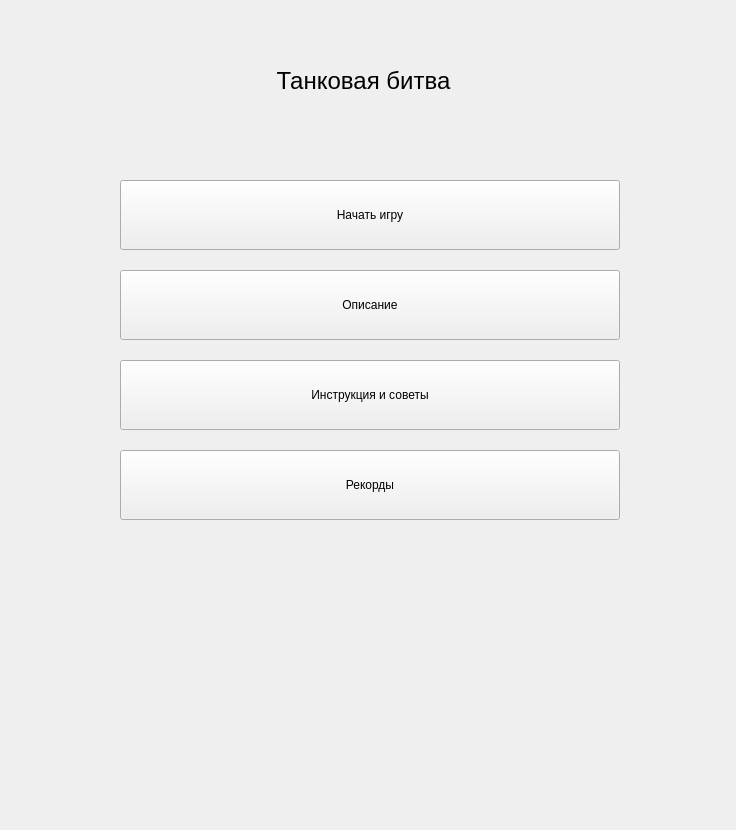
  <widget class="QWidget" name="centralwidget">
   <property name="styleSheet">
    <string notr="true">/*
 * The MIT License (MIT)
 *
 * Copyright (c) &lt;2013-2014&gt; &lt;Colin Duquesnoy&gt;
 *
 * Permission is hereby granted, free of charge, to any person obtaining a copy
 * of this software and associated documentation files (the &quot;Software&quot;), to deal
 * in the Software without restriction, including without limitation the rights
 * to use, copy, modify, merge, publish, distribute, sublicense, and/or sell
 * copies of the Software, and to permit persons to whom the Software is
 * furnished to do so, subject to the following conditions:

 * The above copyright notice and this permission notice shall be included in
 * all copies or substantial portions of the Software.

 * THE SOFTWARE IS PROVIDED &quot;AS IS&quot;, WITHOUT WARRANTY OF ANY KIND, EXPRESS OR
 * IMPLIED, INCLUDING BUT NOT LIMITED TO THE WARRANTIES OF MERCHANTABILITY,
 * FITNESS FOR A PARTICULAR PURPOSE AND NONINFRINGEMENT. IN NO EVENT SHALL THE
 * AUTHORS OR COPYRIGHT HOLDERS BE LIABLE FOR ANY CLAIM, DAMAGES OR OTHER
 * LIABILITY, WHETHER IN AN ACTION OF CONTRACT, TORT OR OTHERWISE, ARISING FROM,
 * OUT OF OR IN CONNECTION WITH THE SOFTWARE OR THE USE OR OTHER DEALINGS IN
 * THE SOFTWARE.
 */
QToolTip
{
    border: 1px solid #76797C;
    background-color: rgb(90, 102, 117);;
    color: white;
    padding: 5px;
    opacity: 200;
}

QWidget
{
    color: #eff0f1;
    background-color: #FFFFFF;
    selection-background-color:#3daee9;
    selection-color: #eff0f1;
    background-clip: border;
    border-image: none;
    border: 0px transparent black;
    outline: 0;
}

QWidget:item:hover
{
    background-color: #3daee9;
    color: #eff0f1;
}

QWidget:item:selected
{
    background-color: #3daee9;
}

QCheckBox
{
    spacing: 5px;
    outline: none;
    color: #eff0f1;
    margin-bottom: 2px;
}

QCheckBox:disabled
{
    color: #76797C;
}

QCheckBox::indicator,
QGroupBox::indicator
{
    width: 18px;
    height: 18px;
}
QGroupBox::indicator
{
    margin-left: 2px;
}

QCheckBox::indicator:unchecked
{
    image: url(:/qss_icons/Dark_rc/checkbox_unchecked.png);
}

QCheckBox::indicator:unchecked:hover,
QCheckBox::indicator:unchecked:focus,
QCheckBox::indicator:unchecked:pressed,
QGroupBox::indicator:unchecked:hover,
QGroupBox::indicator:unchecked:focus,
QGroupBox::indicator:unchecked:pressed
{
  border: none;
    image: url(:/qss_icons/Dark_rc/checkbox_unchecked_focus.png);
}

QCheckBox::indicator:checked
{
    image: url(:/qss_icons/Dark_rc/checkbox_checked.png);
}

QCheckBox::indicator:checked:hover,
QCheckBox::indicator:checked:focus,
QCheckBox::indicator:checked:pressed,
QGroupBox::indicator:checked:hover,
QGroupBox::indicator:checked:focus,
QGroupBox::indicator:checked:pressed
{
  border: none;
    image: url(:/qss_icons/Dark_rc/checkbox_checked_focus.png);
}


QCheckBox::indicator:indeterminate
{
    image: url(:/qss_icons/Dark_rc/checkbox_indeterminate.png);
}

QCheckBox::indicator:indeterminate:focus,
QCheckBox::indicator:indeterminate:hover,
QCheckBox::indicator:indeterminate:pressed
{
    image: url(:/qss_icons/Dark_rc/checkbox_indeterminate_focus.png);
}

QCheckBox::indicator:checked:disabled,
QGroupBox::indicator:checked:disabled
{
    image: url(:/qss_icons/Dark_rc/checkbox_checked_disabled.png);
}

QCheckBox::indicator:unchecked:disabled,
QGroupBox::indicator:unchecked:disabled
{
    image: url(:/qss_icons/Dark_rc/checkbox_unchecked_disabled.png);
}

QRadioButton
{
    spacing: 5px;
    outline: none;
    color: #eff0f1;
    margin-bottom: 2px;
}

QRadioButton:disabled
{
    color: #76797C;
}
QRadioButton::indicator
{
    width: 21px;
    height: 21px;
}

QRadioButton::indicator:unchecked
{
    image: url(:/qss_icons/Dark_rc/radio_unchecked.png);
}


QRadioButton::indicator:unchecked:hover,
QRadioButton::indicator:unchecked:focus,
QRadioButton::indicator:unchecked:pressed
{
    border: none;
    outline: none;
    image: url(:/qss_icons/Dark_rc/radio_unchecked_focus.png);
}

QRadioButton::indicator:checked
{
    border: none;
    outline: none;
    image: url(:/qss_icons/Dark_rc/radio_checked.png);
}

QRadioButton::indicator:checked:hover,
QRadioButton::indicator:checked:focus,
QRadioButton::indicator:checked:pressed
{
    border: none;
    outline: none;
    image: url(:/qss_icons/Dark_rc/radio_checked_focus.png);
}

QRadioButton::indicator:checked:disabled
{
    outline: none;
    image: url(:/qss_icons/Dark_rc/radio_checked_disabled.png);
}

QRadioButton::indicator:unchecked:disabled
{
    image: url(:/qss_icons/Dark_rc/radio_unchecked_disabled.png);
}


QMenuBar
{
    background-color: #31363b;
    color: #eff0f1;
}

QMenuBar::item
{
    background: transparent;
}

QMenuBar::item:selected
{
    background: transparent;
    border: 1px solid #76797C;
}

QMenuBar::item:pressed
{
    border: 1px solid #76797C;
    background-color: #3daee9;
    color: #eff0f1;
    margin-bottom:-1px;
    padding-bottom:1px;
}

QMenu
{
    border: 1px solid #76797C;
    color: #eff0f1;
    margin: 2px;
}

QMenu::icon
{
    margin: 5px;
}

QMenu::item
{
    padding: 5px 30px 5px 30px;
    margin-left: 5px;
    border: 1px solid transparent; /* reserve space for selection border */
}

QMenu::item:selected
{
    color: #eff0f1;
}

QMenu::separator {
    height: 2px;
    background: lightblue;
    margin-left: 10px;
    margin-right: 5px;
}

QMenu::indicator {
    width: 18px;
    height: 18px;
}

/* non-exclusive indicator = check box style indicator
   (see QActionGroup::setExclusive) */
QMenu::indicator:non-exclusive:unchecked {
    image: url(:/qss_icons/Dark_rc/checkbox_unchecked.png);
}

QMenu::indicator:non-exclusive:unchecked:selected {
    image: url(:/qss_icons/Dark_rc/checkbox_unchecked_disabled.png);
}

QMenu::indicator:non-exclusive:checked {
    image: url(:/qss_icons/Dark_rc/checkbox_checked.png);
}

QMenu::indicator:non-exclusive:checked:selected {
    image: url(:/qss_icons/Dark_rc/checkbox_checked_disabled.png);
}

/* exclusive indicator = radio button style indicator (see QActionGroup::setExclusive) */
QMenu::indicator:exclusive:unchecked {
    image: url(:/qss_icons/Dark_rc/radio_unchecked.png);
}

QMenu::indicator:exclusive:unchecked:selected {
    image: url(:/qss_icons/Dark_rc/radio_unchecked_disabled.png);
}

QMenu::indicator:exclusive:checked {
    image: url(:/qss_icons/Dark_rc/radio_checked.png);
}

QMenu::indicator:exclusive:checked:selected {
    image: url(:/qss_icons/Dark_rc/radio_checked_disabled.png);
}

QMenu::right-arrow {
    margin: 5px;
    image: url(:/qss_icons/Dark_rc/right_arrow.png)
}


QWidget:disabled
{
    color: #454545;
    background-color: #31363b;
}

QAbstractItemView
{
    alternate-background-color: #31363b;
    color: #eff0f1;
    border: 1px solid 3A3939;
    border-radius: 2px;
}

QWidget:focus, QMenuBar:focus
{
    border: 1px solid #3daee9;
}
QWidget
{
	background-color: rgb(96, 106, 116);
}

QTabWidget:focus, QCheckBox:focus, QRadioButton:focus, QSlider:focus
{
    border: none;
}

QLineEdit
{
    background-color: #232629;
    padding: 5px;
    border-style: solid;
    border: 1px solid #76797C;
    border-radius: 2px;
    color: #eff0f1;
}

QGroupBox {
    border:1px solid #76797C;
    border-radius: 2px;
    margin-top: 20px;
}

QGroupBox::title {
    subcontrol-origin: margin;
    subcontrol-position: top center;
    padding-left: 10px;
    padding-right: 10px;
    padding-top: 10px;
}

QAbstractScrollArea
{
    border-radius: 2px;
    border: 1px solid #76797C;
    background-color: transparent;
}

QScrollBar:horizontal
{
    height: 15px;
    margin: 3px 15px 3px 15px;
    border: 1px transparent #2A2929;
    border-radius: 4px;
    background-color: #2A2929;
}

QScrollBar::handle:horizontal
{
    background-color: #605F5F;
    min-width: 5px;
    border-radius: 4px;
}

QScrollBar::add-line:horizontal
{
    margin: 0px 3px 0px 3px;
    border-image: url(:/qss_icons/Dark_rc/right_arrow_disabled.png);
    width: 10px;
    height: 10px;
    subcontrol-position: right;
    subcontrol-origin: margin;
}

QScrollBar::sub-line:horizontal
{
    margin: 0px 3px 0px 3px;
    border-image: url(:/qss_icons/Dark_rc/left_arrow_disabled.png);
    height: 10px;
    width: 10px;
    subcontrol-position: left;
    subcontrol-origin: margin;
}

QScrollBar::add-line:horizontal:hover,QScrollBar::add-line:horizontal:on
{
    border-image: url(:/qss_icons/Dark_rc/right_arrow.png);
    height: 10px;
    width: 10px;
    subcontrol-position: right;
    subcontrol-origin: margin;
}


QScrollBar::sub-line:horizontal:hover, QScrollBar::sub-line:horizontal:on
{
    border-image: url(:/qss_icons/Dark_rc/left_arrow.png);
    height: 10px;
    width: 10px;
    subcontrol-position: left;
    subcontrol-origin: margin;
}

QScrollBar::up-arrow:horizontal, QScrollBar::down-arrow:horizontal
{
    background: none;
}


QScrollBar::add-page:horizontal, QScrollBar::sub-page:horizontal
{
    background: none;
}

QScrollBar:vertical
{
    background-color: #2A2929;
    width: 15px;
    margin: 15px 3px 15px 3px;
    border: 1px transparent #2A2929;
    border-radius: 4px;
}

QScrollBar::handle:vertical
{
    background-color: #605F5F;
    min-height: 5px;
    border-radius: 4px;
}

QScrollBar::sub-line:vertical
{
    margin: 3px 0px 3px 0px;
    border-image: url(:/qss_icons/Dark_rc/up_arrow_disabled.png);
    height: 10px;
    width: 10px;
    subcontrol-position: top;
    subcontrol-origin: margin;
}

QScrollBar::add-line:vertical
{
    margin: 3px 0px 3px 0px;
    border-image: url(:/qss_icons/Dark_rc/down_arrow_disabled.png);
    height: 10px;
    width: 10px;
    subcontrol-position: bottom;
    subcontrol-origin: margin;
}

QScrollBar::sub-line:vertical:hover,QScrollBar::sub-line:vertical:on
{

    border-image: url(:/qss_icons/Dark_rc/up_arrow.png);
    height: 10px;
    width: 10px;
    subcontrol-position: top;
    subcontrol-origin: margin;
}


QScrollBar::add-line:vertical:hover, QScrollBar::add-line:vertical:on
{
    border-image: url(:/qss_icons/Dark_rc/down_arrow.png);
    height: 10px;
    width: 10px;
    subcontrol-position: bottom;
    subcontrol-origin: margin;
}

QScrollBar::up-arrow:vertical, QScrollBar::down-arrow:vertical
{
    background: none;
}


QScrollBar::add-page:vertical, QScrollBar::sub-page:vertical
{
    background: none;
}

QTextEdit
{
    background-color: #232629;
    color: #eff0f1;
    border: 1px solid #76797C;
}

QPlainTextEdit
{
    background-color: #232629;;
    color: #eff0f1;
    border-radius: 2px;
    border: 1px solid #76797C;
}

QHeaderView::section
{
    background-color: #76797C;
    color: #eff0f1;
    padding: 5px;
    border: 1px solid #76797C;
}

QSizeGrip {
    image: url(:/qss_icons/Dark_rc/sizegrip.png);
    width: 12px;
    height: 12px;
}


QMainWindow::separator
{
    background-color: #31363b;
    color: white;
    padding-left: 4px;
    spacing: 2px;
    border: 1px dashed #76797C;
}

QMainWindow::separator:hover
{

    background-color: #white;
    color: white;
    padding-left: 4px;
    border: 1px solid #76797C;
    spacing: 2px;
}


QMenu::separator
{
    height: 1px;
    background-color: #76797C;
    color: white;
    padding-left: 4px;
    margin-left: 10px;
    margin-right: 5px;
}


QFrame
{
    border-radius: 2px;
    border: 1px solid #76797C;
}

QFrame[frameShape=&quot;0&quot;]
{
    border-radius: 2px;
    border: 1px transparent #76797C;
}

QStackedWidget
{
    border: 1px transparent black;
}

QToolBar {
    border: 1px transparent #393838;
    background: 1px solid #31363b;
    font-weight: bold;
}

QToolBar::handle:horizontal {
    image: url(:/qss_icons/Dark_rc/Hmovetoolbar.png);
}
QToolBar::handle:vertical {
    image: url(:/qss_icons/Dark_rc/Vmovetoolbar.png);
}
QToolBar::separator:horizontal {
    image: url(:/qss_icons/Dark_rc/Hsepartoolbar.png);
}
QToolBar::separator:vertical {
    image: url(:/qss_icons/Dark_rc/Vsepartoolbar.png);
}
QToolButton#qt_toolbar_ext_button {
    background: #58595a
}

QPushButton
{
    color: #eff0f1;
    background-color: #31363b;
    border-width: 1px;
    border-color: #76797C;
    border-style: solid;
    padding: 5px;
    border-radius: 2px;
    outline: none;
}

QPushButton:disabled
{
    background-color: #31363b;
    border-width: 1px;
    border-color: #454545;
    border-style: solid;
    padding-top: 5px;
    padding-bottom: 5px;
    padding-left: 10px;
    padding-right: 10px;
    border-radius: 2px;
    color: #454545;
}

QPushButton:focus {
    background-color: #3daee9;
    color: white;
}

QPushButton:pressed
{
    background-color: #3daee9;
    padding-top: -15px;
    padding-bottom: -17px;
}

QComboBox
{
    selection-background-color: #3daee9;
    border-style: solid;
    border: 1px solid #76797C;
    border-radius: 2px;
    padding: 5px;
    min-width: 75px;
}

QPushButton:checked{
    background-color: #76797C;
    border-color: #6A6969;
}

QComboBox:hover,QPushButton:hover,QAbstractSpinBox:hover,QLineEdit:hover,QTextEdit:hover,QPlainTextEdit:hover,QAbstractView:hover,QTreeView:hover
{
    border: 1px solid #3daee9;
    color: #eff0f1;
}

QComboBox:on
{
    padding-top: 3px;
    padding-left: 4px;
    selection-background-color: #4a4a4a;
}

QComboBox QAbstractItemView
{
    background-color: #232629;
    border-radius: 2px;
    border: 1px solid #76797C;
    selection-background-color: #3daee9;
}

QComboBox::drop-down
{
    subcontrol-origin: padding;
    subcontrol-position: top right;
    width: 15px;

    border-left-width: 0px;
    border-left-color: darkgray;
    border-left-style: solid;
    border-top-right-radius: 3px;
    border-bottom-right-radius: 3px;
}

QComboBox::down-arrow
{
    image: url(:/qss_icons/Dark_rc/down_arrow_disabled.png);
}

QComboBox::down-arrow:on, QComboBox::down-arrow:hover,
QComboBox::down-arrow:focus
{
    image: url(:/qss_icons/Dark_rc/down_arrow.png);
}

QAbstractSpinBox {
    padding: 5px;
    border: 1px solid #76797C;
    background-color: #232629;
    color: #eff0f1;
    border-radius: 2px;
    min-width: 75px;
}

QAbstractSpinBox:up-button
{
    background-color: transparent;
    subcontrol-origin: border;
    subcontrol-position: center right;
}

QAbstractSpinBox:down-button
{
    background-color: transparent;
    subcontrol-origin: border;
    subcontrol-position: center left;
}

QAbstractSpinBox::up-arrow,QAbstractSpinBox::up-arrow:disabled,QAbstractSpinBox::up-arrow:off {
    image: url(:/qss_icons/Dark_rc/up_arrow_disabled.png);
    width: 10px;
    height: 10px;
}
QAbstractSpinBox::up-arrow:hover
{
    image: url(:/qss_icons/Dark_rc/up_arrow.png);
}


QAbstractSpinBox::down-arrow,QAbstractSpinBox::down-arrow:disabled,QAbstractSpinBox::down-arrow:off
{
    image: url(:/qss_icons/Dark_rc/down_arrow_disabled.png);
    width: 10px;
    height: 10px;
}
QAbstractSpinBox::down-arrow:hover
{
    image: url(:/qss_icons/Dark_rc/down_arrow.png);
}
QMenuWidget
{
	background-color: #31363b;
	color: #31363b;

}

QLabel
{
    border: 0px solid black;
}

QTabWidget{
    border: 0px transparent black;
}

QTabWidget::pane {
    border: 1px solid #76797C;
    padding: 5px;
    margin: 0px;
}

QTabBar
{
    qproperty-drawBase: 0;
    left: 5px; /* move to the right by 5px */
    border-radius: 3px;
}

QTabBar:focus
{
    border: 0px transparent black;
}

QTabBar::close-button  {
    image: url(:/qss_icons/Dark_rc/close.png);
    background: transparent;
}

QTabBar::close-button:hover
{
    image: url(:/qss_icons/Dark_rc/close-hover.png);
    background: transparent;
}

QTabBar::close-button:pressed {
    image: url(:/qss_icons/Dark_rc/close-pressed.png);
    background: transparent;
}

/* TOP TABS */
QTabBar::tab:top {
    color: #eff0f1;
    border: 1px solid #76797C;
    border-bottom: 1px transparent black;
    background-color: #31363b;
    padding: 5px;
    min-width: 50px;
    border-top-left-radius: 2px;
    border-top-right-radius: 2px;
}

QTabBar::tab:top:!selected
{
    color: #eff0f1;
    background-color: #54575B;
    border: 1px solid #76797C;
    border-bottom: 1px transparent black;
    border-top-left-radius: 2px;
    border-top-right-radius: 2px;    
}

QTabBar::tab:top:!selected:hover {
    background-color: #3daee9;
}

/* BOTTOM TABS */
QTabBar::tab:bottom {
    color: #eff0f1;
    border: 1px solid #76797C;
    border-top: 1px transparent black;
    background-color: #31363b;
    padding: 5px;
    border-bottom-left-radius: 2px;
    border-bottom-right-radius: 2px;
    min-width: 50px;
}

QTabBar::tab:bottom:!selected
{
    color: #eff0f1;
    background-color: #54575B;
    border: 1px solid #76797C;
    border-top: 1px transparent black;
    border-bottom-left-radius: 2px;
    border-bottom-right-radius: 2px;
}

QTabBar::tab:bottom:!selected:hover {
    background-color: #3daee9;
}

/* LEFT TABS */
QTabBar::tab:left {
    color: #eff0f1;
    border: 1px solid #76797C;
    border-left: 1px transparent black;
    background-color: #31363b;
    padding: 5px;
    border-top-right-radius: 2px;
    border-bottom-right-radius: 2px;
    min-height: 50px;
}

QTabBar::tab:left:!selected
{
    color: #eff0f1;
    background-color: #54575B;
    border: 1px solid #76797C;
    border-left: 1px transparent black;
    border-top-right-radius: 2px;
    border-bottom-right-radius: 2px;
}

QTabBar::tab:left:!selected:hover {
    background-color: #3daee9;
}


/* RIGHT TABS */
QTabBar::tab:right {
    color: #eff0f1;
    border: 1px solid #76797C;
    border-right: 1px transparent black;
    background-color: #31363b;
    padding: 5px;
    border-top-left-radius: 2px;
    border-bottom-left-radius: 2px;
    min-height: 50px;
}

QTabBar::tab:right:!selected
{
    color: #eff0f1;
    background-color: #54575B;
    border: 1px solid #76797C;
    border-right: 1px transparent black;
    border-top-left-radius: 2px;
    border-bottom-left-radius: 2px;
}

QTabBar::tab:right:!selected:hover {
    background-color: #3daee9;
}

QTabBar QToolButton::right-arrow:enabled {
     image: url(:/qss_icons/Dark_rc/right_arrow.png);
 }

 QTabBar QToolButton::left-arrow:enabled {
     image: url(:/qss_icons/Dark_rc/left_arrow.png);
 }

QTabBar QToolButton::right-arrow:disabled {
     image: url(:/qss_icons/Dark_rc/right_arrow_disabled.png);
 }

 QTabBar QToolButton::left-arrow:disabled {
     image: url(:/qss_icons/Dark_rc/left_arrow_disabled.png);
 }


QDockWidget {
    background: #31363b;
    border: 1px solid #403F3F;
    titlebar-close-icon: url(:/qss_icons/Dark_rc/close.png);
    titlebar-normal-icon: url(:/qss_icons/Dark_rc/undock.png);
}

QDockWidget::close-button, QDockWidget::float-button {
    border: 1px solid transparent;
    border-radius: 2px;
    background: transparent;
}

QDockWidget::close-button:hover, QDockWidget::float-button:hover {
    background: rgba(255, 255, 255, 10);
}

QDockWidget::close-button:pressed, QDockWidget::float-button:pressed {
    padding: 1px -1px -1px 1px;
    background: rgba(255, 255, 255, 10);
}

QTreeView, QListView
{
    border: 1px solid #76797C;
    background-color: #232629;
}

QTreeView:branch:selected, QTreeView:branch:hover
{
    background: url(:/qss_icons/Dark_rc/transparent.png);
}

QTreeView::branch:has-siblings:!adjoins-item {
    border-image: url(:/qss_icons/Dark_rc/transparent.png);
}

QTreeView::branch:has-siblings:adjoins-item {
    border-image: url(:/qss_icons/Dark_rc/transparent.png);
}

QTreeView::branch:!has-children:!has-siblings:adjoins-item {
    border-image: url(:/qss_icons/Dark_rc/transparent.png);
}

QTreeView::branch:has-children:!has-siblings:closed,
QTreeView::branch:closed:has-children:has-siblings {
    image: url(:/qss_icons/Dark_rc/branch_closed.png);
}

QTreeView::branch:open:has-children:!has-siblings,
QTreeView::branch:open:has-children:has-siblings  {
    image: url(:/qss_icons/Dark_rc/branch_open.png);
}

QTreeView::branch:has-children:!has-siblings:closed:hover,
QTreeView::branch:closed:has-children:has-siblings:hover {
    image: url(:/qss_icons/Dark_rc/branch_closed-on.png);
    }

QTreeView::branch:open:has-children:!has-siblings:hover,
QTreeView::branch:open:has-children:has-siblings:hover  {
    image: url(:/qss_icons/Dark_rc/branch_open-on.png);
    }

QListView::item:!selected:hover, QTreeView::item:!selected:hover  {
    background: rgba(167,218,245, 0.3);
    outline: 0;
    color: #eff0f1
}

QListView::item:selected:hover, QTreeView::item:selected:hover  {
    background: #3daee9;
    color: #eff0f1;
}

QSlider::groove:horizontal {
    border: 1px solid #565a5e;
    height: 4px;
    background: #565a5e;
    margin: 0px;
    border-radius: 2px;
}

QSlider::handle:horizontal {
    background: #232629;
    border: 1px solid #565a5e;
    width: 16px;
    height: 16px;
    margin: -8px 0;
    border-radius: 9px;
}

QSlider::groove:vertical {
    border: 1px solid #565a5e;
    width: 4px;
    background: #565a5e;
    margin: 0px;
    border-radius: 3px;
}

QSlider::handle:vertical {
    background: #232629;
    border: 1px solid #565a5e;
    width: 16px;
    height: 16px;
    margin: 0 -8px;
    border-radius: 9px;
}

QToolButton {
    background-color: transparent;
    border: 1px transparent #76797C;
    border-radius: 2px;
    margin: 3px;
    padding: 5px;
}

QToolButton[popupMode=&quot;1&quot;] { /* only for MenuButtonPopup */
 padding-right: 20px; /* make way for the popup button */
 border: 1px #76797C;
 border-radius: 5px;
}

QToolButton[popupMode=&quot;2&quot;] { /* only for InstantPopup */
 padding-right: 10px; /* make way for the popup button */
 border: 1px #76797C;
}


QToolButton:hover, QToolButton::menu-button:hover {
    background-color: transparent;
    border: 1px solid #3daee9;
    padding: 5px;
}

QToolButton:checked, QToolButton:pressed,
        QToolButton::menu-button:pressed {
    background-color: #3daee9;
    border: 1px solid #3daee9;
    padding: 5px;
}

/* the subcontrol below is used only in the InstantPopup or DelayedPopup mode */
QToolButton::menu-indicator {
    image: url(:/qss_icons/Dark_rc/down_arrow.png);
    top: -7px; left: -2px; /* shift it a bit */
}

/* the subcontrols below are used only in the MenuButtonPopup mode */
QToolButton::menu-button {
    border: 1px transparent #76797C;
    border-top-right-radius: 6px;
    border-bottom-right-radius: 6px;
    /* 16px width + 4px for border = 20px allocated above */
    width: 16px;
    outline: none;
}

QToolButton::menu-arrow {
    image: url(:/qss_icons/Dark_rc/down_arrow.png);
}

QToolButton::menu-arrow:open {
    border: 1px solid #76797C;
}

QPushButton::menu-indicator  {
    subcontrol-origin: padding;
    subcontrol-position: bottom right;
    left: 8px;
}

QTableView
{
    border: 1px solid #76797C;
    gridline-color: #31363b;
    background-color: #232629;
}


QTableView, QHeaderView
{
    border-radius: 0px;
}

QTableView::item:pressed, QListView::item:pressed, QTreeView::item:pressed  {
    background: #3daee9;
    color: #eff0f1;
}

QTableView::item:selected:active, QTreeView::item:selected:active, QListView::item:selected:active  {
    background: #3daee9;
    color: #eff0f1;
}


QHeaderView
{
    background-color: #31363b;
    border: 1px transparent;
    border-radius: 0px;
    margin: 0px;
    padding: 0px;

}

QHeaderView::section  {
    background-color: #31363b;
    color: #eff0f1;
    padding: 5px;
    border: 1px solid #76797C;
    border-radius: 0px;
    text-align: center;
}

QHeaderView::section::vertical::first, QHeaderView::section::vertical::only-one
{
    border-top: 1px solid #76797C;
}

QHeaderView::section::vertical
{
    border-top: transparent;
}

QHeaderView::section::horizontal::first, QHeaderView::section::horizontal::only-one
{
    border-left: 1px solid #76797C;
}

QHeaderView::section::horizontal
{
    border-left: transparent;
}


QHeaderView::section:checked
 {
    color: white;
    background-color: #334e5e;
 }

 /* style the sort indicator */
QHeaderView::down-arrow {
    image: url(:/qss_icons/Dark_rc/down_arrow.png);
}

QHeaderView::up-arrow {
    image: url(:/qss_icons/Dark_rc/up_arrow.png);
}


QTableCornerButton::section {
    background-color: #31363b;
    border: 1px transparent #76797C;
    border-radius: 0px;
}

QToolBox  {
    padding: 5px;
    border: 1px transparent black;
}

QToolBox::tab {
    color: #eff0f1;
    background-color: #31363b;
    border: 1px solid #76797C;
    border-bottom: 1px transparent #31363b;
    border-top-left-radius: 5px;
    border-top-right-radius: 5px;
}

QToolBox::tab:selected { /* italicize selected tabs */
    font: italic;
    background-color: #31363b;
    border-color: #3daee9;
 }

QStatusBar::item {
    border: 0px transparent dark;
 }


QFrame[height=&quot;3&quot;], QFrame[width=&quot;3&quot;] {
    background-color: #76797C;
}


QSplitter::handle {
    border: 1px dashed #76797C;
}

QSplitter::handle:hover {
    background-color: #787876;
    border: 1px solid #76797C;
}

QSplitter::handle:horizontal {
    width: 1px;
}

QSplitter::handle:vertical {
    height: 1px;
}

QProgressBar {
    border: 1px solid #76797C;
    border-radius: 5px;
    text-align: center;
}

QProgressBar::chunk {
    background-color: #05B8CC;
}

QDateEdit
{
    selection-background-color: #3daee9;
    border-style: solid;
    border: 1px solid #3375A3;
    border-radius: 2px;
    padding: 1px;
    min-width: 75px;
}

QDateEdit:on
{
    padding-top: 3px;
    padding-left: 4px;
    selection-background-color: #4a4a4a;
}

QDateEdit QAbstractItemView
{
    background-color: #232629;
    border-radius: 2px;
    border: 1px solid #3375A3;
    selection-background-color: #3daee9;
}

QDateEdit::drop-down
{
    subcontrol-origin: padding;
    subcontrol-position: top right;
    width: 15px;
    border-left-width: 0px;
    border-left-color: darkgray;
    border-left-style: solid;
    border-top-right-radius: 3px;
    border-bottom-right-radius: 3px;
}

QDateEdit::down-arrow
{
    image: url(:/qss_icons/Dark_rc/down_arrow_disabled.png);
}

QDateEdit::down-arrow:on, QDateEdit::down-arrow:hover,
QDateEdit::down-arrow:focus
{
    image: url(:/qss_icons/Dark_rc/down_arrow.png);
}</string>
   </property>
   <widget class="QLabel" name="label">
    <property name="geometry">
     <rect>
      <x>0</x>
      <y>50</y>
      <width>727</width>
      <height>61</height>
     </rect>
    </property>
    <property name="font">
     <font>
      <family>Segoe UI</family>
      <pointsize>18</pointsize>
     </font>
    </property>
    <property name="text">
     <string>Танковая битва</string>
    </property>
    <property name="textFormat">
     <enum>Qt::AutoText</enum>
    </property>
    <property name="alignment">
     <set>Qt::AlignCenter</set>
    </property>
   </widget>
   <widget class="QWidget" name="verticalLayoutWidget">
    <property name="geometry">
     <rect>
      <x>120</x>
      <y>180</y>
      <width>502</width>
      <height>342</height>
     </rect>
    </property>
    <layout class="QVBoxLayout" name="verticalLayout">
     <property name="spacing">
      <number>20</number>
     </property>
     <property name="sizeConstraint">
      <enum>QLayout::SetDefaultConstraint</enum>
     </property>
     <item>
      <widget class="QPushButton" name="startButton">
       <property name="sizePolicy">
        <sizepolicy hsizetype="Fixed" vsizetype="Fixed">
         <horstretch>0</horstretch>
         <verstretch>0</verstretch>
        </sizepolicy>
       </property>
       <property name="minimumSize">
        <size>
         <width>500</width>
         <height>70</height>
        </size>
       </property>
       <property name="focusPolicy">
        <enum>Qt::NoFocus</enum>
       </property>
       <property name="text">
        <string>Начать игру</string>
       </property>
       <attribute name="buttonGroup">
        <string notr="true">buttonsGroup</string>
       </attribute>
      </widget>
     </item>
     <item>
      <widget class="QPushButton" name="description">
       <property name="sizePolicy">
        <sizepolicy hsizetype="Fixed" vsizetype="Fixed">
         <horstretch>0</horstretch>
         <verstretch>0</verstretch>
        </sizepolicy>
       </property>
       <property name="minimumSize">
        <size>
         <width>500</width>
         <height>70</height>
        </size>
       </property>
       <property name="focusPolicy">
        <enum>Qt::NoFocus</enum>
       </property>
       <property name="text">
        <string>Описание</string>
       </property>
       <attribute name="buttonGroup">
        <string notr="true">buttonsGroup</string>
       </attribute>
      </widget>
     </item>
     <item>
      <widget class="QPushButton" name="instruction">
       <property name="sizePolicy">
        <sizepolicy hsizetype="Fixed" vsizetype="Fixed">
         <horstretch>0</horstretch>
         <verstretch>0</verstretch>
        </sizepolicy>
       </property>
       <property name="minimumSize">
        <size>
         <width>500</width>
         <height>70</height>
        </size>
       </property>
       <property name="focusPolicy">
        <enum>Qt::NoFocus</enum>
       </property>
       <property name="text">
        <string>Инструкция и советы</string>
       </property>
       <attribute name="buttonGroup">
        <string notr="true">buttonsGroup</string>
       </attribute>
      </widget>
     </item>
     <item>
      <widget class="QPushButton" name="records">
       <property name="sizePolicy">
        <sizepolicy hsizetype="Fixed" vsizetype="Fixed">
         <horstretch>0</horstretch>
         <verstretch>0</verstretch>
        </sizepolicy>
       </property>
       <property name="minimumSize">
        <size>
         <width>500</width>
         <height>70</height>
        </size>
       </property>
       <property name="focusPolicy">
        <enum>Qt::NoFocus</enum>
       </property>
       <property name="text">
        <string>Рекорды</string>
       </property>
       <attribute name="buttonGroup">
        <string notr="true">buttonsGroup</string>
       </attribute>
      </widget>
     </item>
    </layout>
   </widget>
   <widget class="QLabel" name="logo">
    <property name="geometry">
     <rect>
      <x>170</x>
      <y>600</y>
      <width>421</width>
      <height>221</height>
     </rect>
    </property>
    <property name="text">
     <string/>
    </property>
    <property name="pixmap">
     <pixmap resource="qrc.qrc">:/Images/logocompany2.png</pixmap>
    </property>
   </widget>
  </widget>
